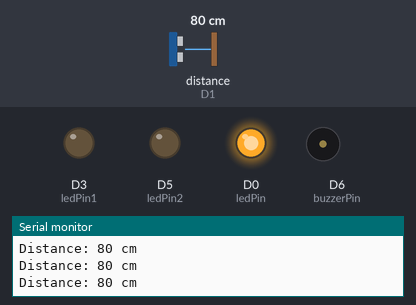
The sketch below on a simulated ESP8266 (NodeMCU). Parts: output pins drawn as LEDs (lit = HIGH), buzzer (waves = sounding, pin HIGH), the last lines printed to the serial monitor. Wiring (inferred from the names in the program): ultrasonic range finder: trigger D2; echo D1. The test bench sets the inputs (shaded band); at power-on: distance to the obstacle (sensor on D1) 80 cm. The echo pulse lasts 58.3 µs per cm; pins used as bus, display or sensor lines are not drawn.

Above: at 1.3 s.
1.4 s: distance to the obstacle (sensor on D1) set to 2 cm
At 2.1 s:
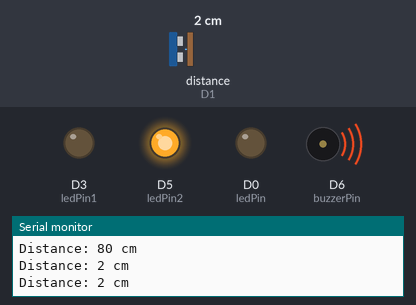
3.0 s: distance to the obstacle (sensor on D1) set to 9 cm
At 3.4 s:
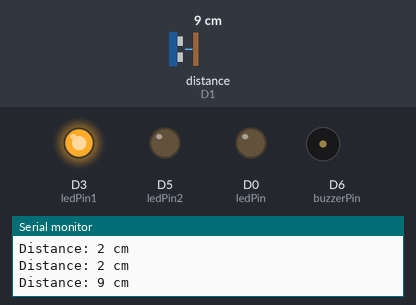
4.5 s: distance to the obstacle (sensor on D1) set to 4 cm
At 5.7 s:
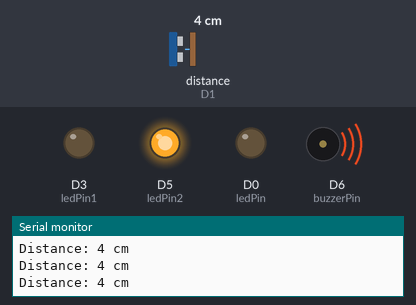
6.0 s: distance to the obstacle (sensor on D1) set to 18 cm
At 7.1 s:
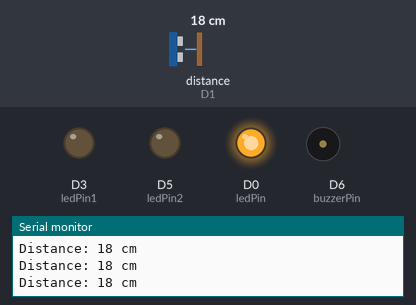
Timing chart, 0 to 8.5 s (numbered marks = the images above; inputs shaded):
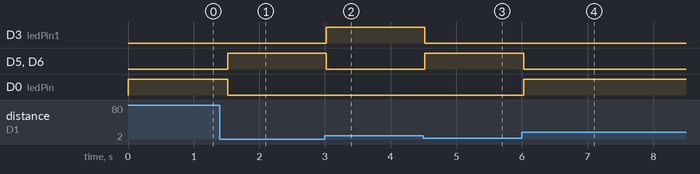

The sketch:

Project_nodeMCU.ino
```cpp
#define trigPin D2
#define echoPin D1
#define ledPin D0
#define ledPin1 D3
#define ledPin2 D5
#define buzzerPin D6

void setup() {

Serial.begin(9600);

// set input/output pins
pinMode(trigPin, OUTPUT);
pinMode(echoPin, INPUT);
pinMode(ledPin, OUTPUT);
pinMode(ledPin1,OUTPUT);
pinMode(ledPin2,OUTPUT);
pinMode(buzzerPin,OUTPUT);

}

void loop() {

digitalWrite(trigPin, LOW);
delayMicroseconds(2);
digitalWrite(trigPin, HIGH);
delayMicroseconds(10);
digitalWrite(trigPin, LOW);

// measure the duration of the pulse
long duration = pulseIn(echoPin, HIGH);

// calculate the distance in centimeters
int distance = duration / 58;

// check if the distance is greater than 60cm
if (distance > 10) {
digitalWrite(ledPin, HIGH); // turn on LED
} else {
digitalWrite(ledPin, LOW); // turn off LED
}
if ((distance >6) && (distance<10)) {
digitalWrite(ledPin1, HIGH); // turn on LED
} else {
digitalWrite(ledPin1, LOW); // turn off LED
}
if ((distance <6)) {
digitalWrite(ledPin2, HIGH); // turn on LED
digitalWrite(buzzerPin,HIGH);
} else {
digitalWrite(ledPin2, LOW); // turn off LED
digitalWrite(buzzerPin, LOW);
}


// print the distance to the serial monitor
Serial.print("Distance: ");
Serial.print(distance);
Serial.println(" cm");

// wait for a moment before taking the next reading
delay(500);
}
```

Measured:
- after the input at 1.4 s, D5 (ledPin2), D6 (buzzerPin): LOW → HIGH after 0.12 s; D0 (ledPin): HIGH → LOW after 0.12 s
- after the input at 3.0 s, D3 (ledPin1): LOW → HIGH at once; D5 (ledPin2), D6 (buzzerPin): HIGH → LOW at once
- after the input at 4.5 s, D3 (ledPin1): HIGH → LOW at once; D5 (ledPin2), D6 (buzzerPin): LOW → HIGH at once
- after the input at 6.0 s, D5 (ledPin2), D6 (buzzerPin): HIGH → LOW at once; D0 (ledPin): LOW → HIGH at once
